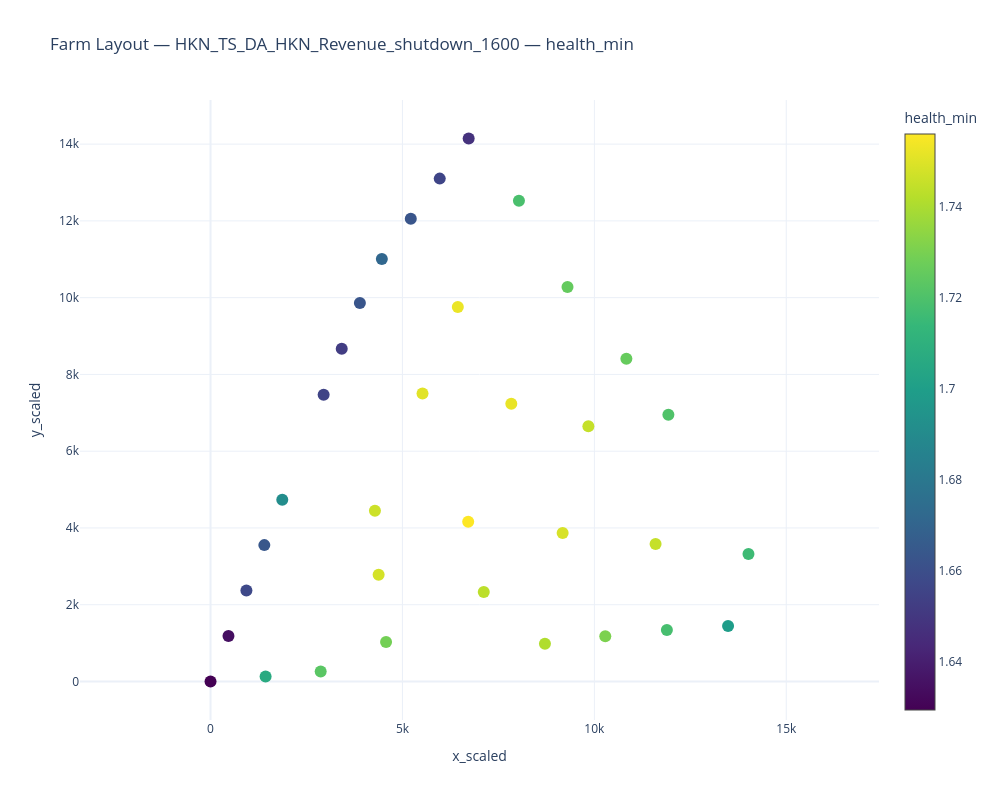

Notebook code cell kept with this figure:
### Markdown cell above
### Layout Plot

### Code cell
import pandas as pd
import numpy as np
from pathlib import Path
import ast
import plotly.graph_objects as go

def plot_farm_lifetime_map(
    layout_csv=r"M:\Projects\Cost Model\VP_loadframework\sudoco_task2.3\data\HKN_layout_subset_with_scaled.csv",
    result_folder=r"M:\Projects\Cost Model\VP_loadframework\sudoco_task2.3\results\HKN_TS_DA_HKN_Revenue_shutdown_1200",
    method="max",  # e.g. "max", "min", "mean", "weighted"
    lifetime_file_basename="relative_turbine_lifetime",  # produced by your pipeline
    # column names in the layout file (defaults match your sample)
    id_col="ID",
    x_col="x_scaled",
    y_col="y_scaled",
    # ID alignment: layout_id = lifetime_id + id_offset
    # Your case: layout IDs start at 1, lifetime IDs at 0 -> id_offset = -1
    id_offset=-1,
    marker_size=12,
    colorscale="Viridis",
    template="plotly_white",
    width=1000,
    height=800
):
    """
    Plot turbines as colored dots on the farm layout, using LAST ROW of lifetime data.
    Colors represent lifetime for the chosen method (e.g., 'max' -> 'health_max').
    """

    # ---------- helpers ----------
    def _load_any(folder: str, base: str) -> pd.DataFrame:
        p_parquet = Path(folder) / f"{base}.parquet"
        p_csv     = Path(folder) / f"{base}.csv"

        if p_parquet.exists():
            df = pd.read_parquet(p_parquet)
        elif p_csv.exists():
            df = pd.read_csv(p_csv)
        else:
            raise FileNotFoundError(f"Could not find {p_parquet} or {p_csv}")

        # Parse tuple-string columns -> MultiIndex
        if not isinstance(df.columns, pd.MultiIndex):
            try:
                parsed = [ast.literal_eval(c) if isinstance(c, str) and c.startswith("(") and c.endswith(")") else c
                          for c in df.columns]
                if all(isinstance(t, tuple) and len(t) == 2 for t in parsed):
                    df = df.copy()
                    df.columns = pd.MultiIndex.from_tuples(parsed, names=["channel", "turbine_id"])
            except Exception:
                pass

        # Coerce to MultiIndex if still flat
        if not isinstance(df.columns, pd.MultiIndex):
            cols = []
            for c in df.columns:
                if str(c).lower() == "timestamp":
                    cols.append(("timestamp", ""))
                else:
                    cols.append((str(c), ""))
            df = df.copy()
            df.columns = pd.MultiIndex.from_tuples(cols, names=["channel", "turbine_id"])
        return df

    def _last_row_values_for_method(df: pd.DataFrame, method_name: str) -> pd.Series:
        ts_col = ("timestamp", "")
        if ts_col in df.columns:
            df = df.drop(columns=[ts_col])

        label = f"health_{method_name.lower()}"
        last = df.tail(1).copy()
        for c in last.columns:
            last[c] = pd.to_numeric(last[c], errors="coerce")

        cols = [c for c in last.columns if c[0] == label and str(c[1]) != ""]
        if not cols:
            raise ValueError(f"No columns found for method '{label}'.")
        s = last[cols].iloc[0]
        # index becomes turbine_id strings from the lifetime data
        s.index = [str(c[1]) for c in s.index]
        s.name = label
        return s

    # ---------- load layout ----------
    layout_df = pd.read_csv(layout_csv)
    if id_col not in layout_df.columns or x_col not in layout_df.columns or y_col not in layout_df.columns:
        raise ValueError(
            f"Layout file must contain columns '{id_col}', '{x_col}', '{y_col}'. "
            f"Found: {list(layout_df.columns)}"
        )

    # ---------- load lifetime + take last row ----------
    life_df = _load_any(result_folder, lifetime_file_basename)
    life_series = _last_row_values_for_method(life_df, method)

    # ---------- align IDs (layout_id = lifetime_id + id_offset) ----------
    # Build a lookup dict from lifetime ids (int) -> value
    life_lookup = {}
    for k, v in life_series.items():
        try:
            life_lookup[int(k)] = float(v)
        except Exception:
            # ignore non-integer turbine ids
            continue

    # Map each layout ID to the corresponding lifetime id
    layout_df = layout_df.copy()
    layout_df["_lifetime_id"] = layout_df[id_col].astype(int) + id_offset
    layout_df["lifetime_val"] = layout_df["_lifetime_id"].map(life_lookup).astype(float)

    # ---------- plot ----------
    scen_label = Path(result_folder).name
    mlabel = f"health_{method.lower()}"

    fig = go.Figure()
    fig.add_trace(go.Scatter(
        x=layout_df[x_col],
        y=layout_df[y_col],
        mode="markers",
        marker=dict(
            size=marker_size,
            color=layout_df["lifetime_val"],
            colorscale=colorscale,
            showscale=True,
            colorbar=dict(title=mlabel),
            line=dict(width=0),
        ),
        text=[f"Turbine {tid}" for tid in layout_df[id_col]],
        hovertemplate=(
            "Scenario: %{customdata[0]}<br>"
            "Turbine: %{text}<br>"
            f"{mlabel}: %{{marker.color:.4f}}<extra></extra>"
        ),
        customdata=np.column_stack([np.full(len(layout_df), scen_label)]),
        name=scen_label,
    ))

    fig.update_layout(
        title=f"Farm Layout — {scen_label} — {mlabel}",
        xaxis_title=x_col,
        yaxis_title=y_col,
        template=template,
        width=width,
        height=height,
    )
    # Equal aspect ratio so geometry isn't skewed
    fig.update_yaxes(scaleanchor="x", scaleratio=1)

    fig.show()


# ---------- Example ----------
plot_farm_lifetime_map(
    result_folder=r"M:\Projects\Cost Model\VP_loadframework\sudoco_task2.3\results\HKN_TS_DA_HKN_Revenue_shutdown_1600",
    method="min",
    id_offset=-1  # layout IDs = lifetime IDs + 1
)

### Figure 1 — Plotly figure (JSON) as saved in the notebook; plotly's stock layout.template omitted (floating-point values rounded to 4 significant figures)
{"data": [{"customdata": [["HKN_TS_DA_HKN_Revenue_shutdown_1600"], ["HKN_TS_DA_HKN_Revenue_shutdown_1600"], ["HKN_TS_DA_HKN_Revenue_shutdown_1600"], ["HKN_TS_DA_HKN_Revenue_shutdown_1600"], ["HKN_TS_DA_HKN_Revenue_shutdown_1600"], ["HKN_TS_DA_HKN_Revenue_shutdown_1600"], ["HKN_TS_DA_HKN_Revenue_shutdown_1600"], ["HKN_TS_DA_HKN_Revenue_shutdown_1600"], ["HKN_TS_DA_HKN_Revenue_shutdown_1600"], ["HKN_TS_DA_HKN_Revenue_shutdown_1600"], ["HKN_TS_DA_HKN_Revenue_shutdown_1600"], ["HKN_TS_DA_HKN_Revenue_shutdown_1600"], ["HKN_TS_DA_HKN_Revenue_shutdown_1600"], ["HKN_TS_DA_HKN_Revenue_shutdown_1600"], ["HKN_TS_DA_HKN_Revenue_shutdown_1600"], ["HKN_TS_DA_HKN_Revenue_shutdown_1600"], ["HKN_TS_DA_HKN_Revenue_shutdown_1600"], ["HKN_TS_DA_HKN_Revenue_shutdown_1600"], ["HKN_TS_DA_HKN_Revenue_shutdown_1600"], ["HKN_TS_DA_HKN_Revenue_shutdown_1600"], ["HKN_TS_DA_HKN_Revenue_shutdown_1600"], ["HKN_TS_DA_HKN_Revenue_shutdown_1600"], ["HKN_TS_DA_HKN_Revenue_shutdown_1600"], ["HKN_TS_DA_HKN_Revenue_shutdown_1600"], ["HKN_TS_DA_HKN_Revenue_shutdown_1600"], ["HKN_TS_DA_HKN_Revenue_shutdown_1600"], ["HKN_TS_DA_HKN_Revenue_shutdown_1600"], ["HKN_TS_DA_HKN_Revenue_shutdown_1600"], ["HKN_TS_DA_HKN_Revenue_shutdown_1600"], ["HKN_TS_DA_HKN_Revenue_shutdown_1600"], ["HKN_TS_DA_HKN_Revenue_shutdown_1600"], ["HKN_TS_DA_HKN_Revenue_shutdown_1600"], ["HKN_TS_DA_HKN_Revenue_shutdown_1600"], ["HKN_TS_DA_HKN_Revenue_shutdown_1600"]], "hovertemplate": "Scenario: %{customdata[0]}<br>Turbine: %{text}<br>health_min: %{marker.color:.4f}<extra></extra>", "marker": {"color": [1.629, 1.634, 1.707, 1.657, 1.723, 1.664, 1.729, 1.691, 1.748, 1.746, 1.743, 1.655, 1.741, 1.756, 1.652, 1.731, 1.75, 1.663, 1.748, 1.718, 1.671, 1.752, 1.752, 1.745, 1.699, 1.663, 1.745, 1.716, 1.656, 1.72, 1.726, 1.725, 1.719, 1.648], "colorbar": {"title": {"text": "health_min"}}, "colorscale": [[0, "#440154"], [0.1111, "#482878"], [0.2222, "#3e4989"], [0.3333, "#31688e"], [0.4444, "#26828e"], [0.5556, "#1f9e89"], [0.6667, "#35b779"], [0.7778, "#6ece58"], [0.8889, "#b5de2b"], [1, "#fde725"]], "line": {"width": 0}, "showscale": true, "size": 12}, "mode": "markers", "name": "HKN_TS_DA_HKN_Revenue_shutdown_1600", "text": ["Turbine 1", "Turbine 2", "Turbine 3", "Turbine 4", "Turbine 5", "Turbine 6", "Turbine 7", "Turbine 8", "Turbine 9", "Turbine 10", "Turbine 11", "Turbine 12", "Turbine 13", "Turbine 14", "Turbine 15", "Turbine 16", "Turbine 17", "Turbine 18", "Turbine 19", "Turbine 20", "Turbine 21", "Turbine 22", "Turbine 23", "Turbine 24", "Turbine 25", "Turbine 26", "Turbine 27", "Turbine 28", "Turbine 29", "Turbine 30", "Turbine 31", "Turbine 32", "Turbine 33", "Turbine 34"], "type": "scatter", "x": [0.0, 467.2, 1434.0, 934.4, 2870.0, 1402.0, 4572.0, 1869.0, 4379.0, 4283.0, 7118.0, 2946.0, 8712.0, 6712.0, 3418.0, 10280.0, 5522.0, 3891.0, 9173.0, 11890.0, 4463.0, 7836.0, 6443.0, 11590.0, 13480.0, 5217.0, 9843.0, 14010.0, 5971.0, 11930.0, 10830.0, 9300.0, 8034.0, 6725.0], "y": [0.0, 1184.0, 130.6, 2369.0, 262.7, 3553.0, 1028.0, 4737.0, 2783.0, 4447.0, 2330.0, 7472.0, 982.6, 4161.0, 8668.0, 1177.0, 7505.0, 9863.0, 3867.0, 1340.0, 11010.0, 7236.0, 9754.0, 3581.0, 1446.0, 12050.0, 6650.0, 3323.0, 13100.0, 6947.0, 8408.0, 10280.0, 12520.0, 14150.0]}], "layout": {"height": 800, "title": {"text": "Farm Layout — HKN_TS_DA_HKN_Revenue_shutdown_1600 — health_min"}, "width": 1000, "xaxis": {"title": {"text": "x_scaled"}}, "yaxis": {"scaleanchor": "x", "scaleratio": 1, "title": {"text": "y_scaled"}}}}
